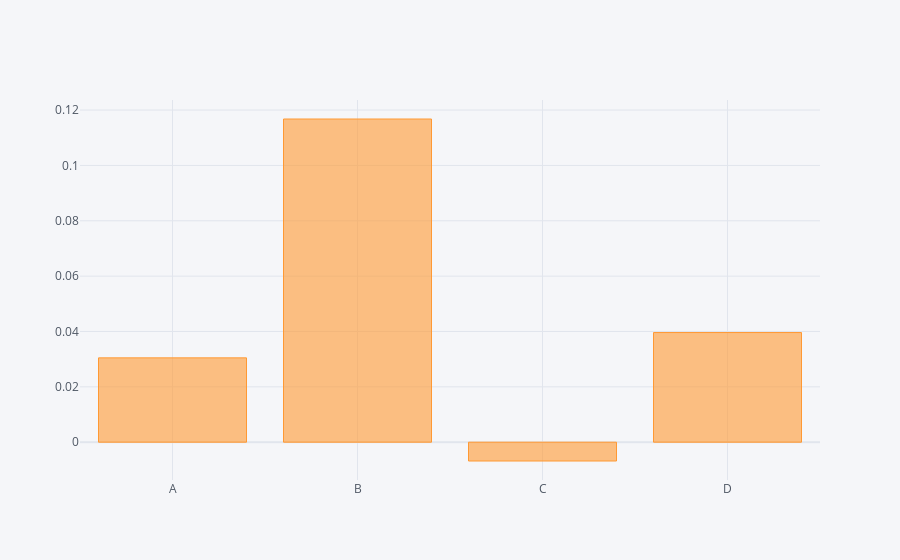

The cell this chart's notebook holds for it:
### Code cell
df.mean().iplot(kind='bar')

### Figure 1 — Plotly figure (JSON) as saved in the notebook; plotly's stock layout.template omitted (floating-point values rounded to 4 significant figures)
{"data": [{"marker": {"color": "rgba(255, 153, 51, 0.6)", "line": {"color": "rgba(255, 153, 51, 1.0)", "width": 1}}, "name": "None", "orientation": "v", "text": "", "type": "bar", "x": ["A", "B", "C", "D"], "y": [0.03047, 0.1168, -0.006791, 0.03962]}], "layout": {"legend": {"bgcolor": "#F5F6F9", "font": {"color": "#4D5663"}}, "paper_bgcolor": "#F5F6F9", "plot_bgcolor": "#F5F6F9", "title": {"font": {"color": "#4D5663"}}, "xaxis": {"gridcolor": "#E1E5ED", "showgrid": true, "tickfont": {"color": "#4D5663"}, "title": {"font": {"color": "#4D5663"}, "text": ""}, "zerolinecolor": "#E1E5ED"}, "yaxis": {"gridcolor": "#E1E5ED", "showgrid": true, "tickfont": {"color": "#4D5663"}, "title": {"font": {"color": "#4D5663"}, "text": ""}, "zerolinecolor": "#E1E5ED"}}}
